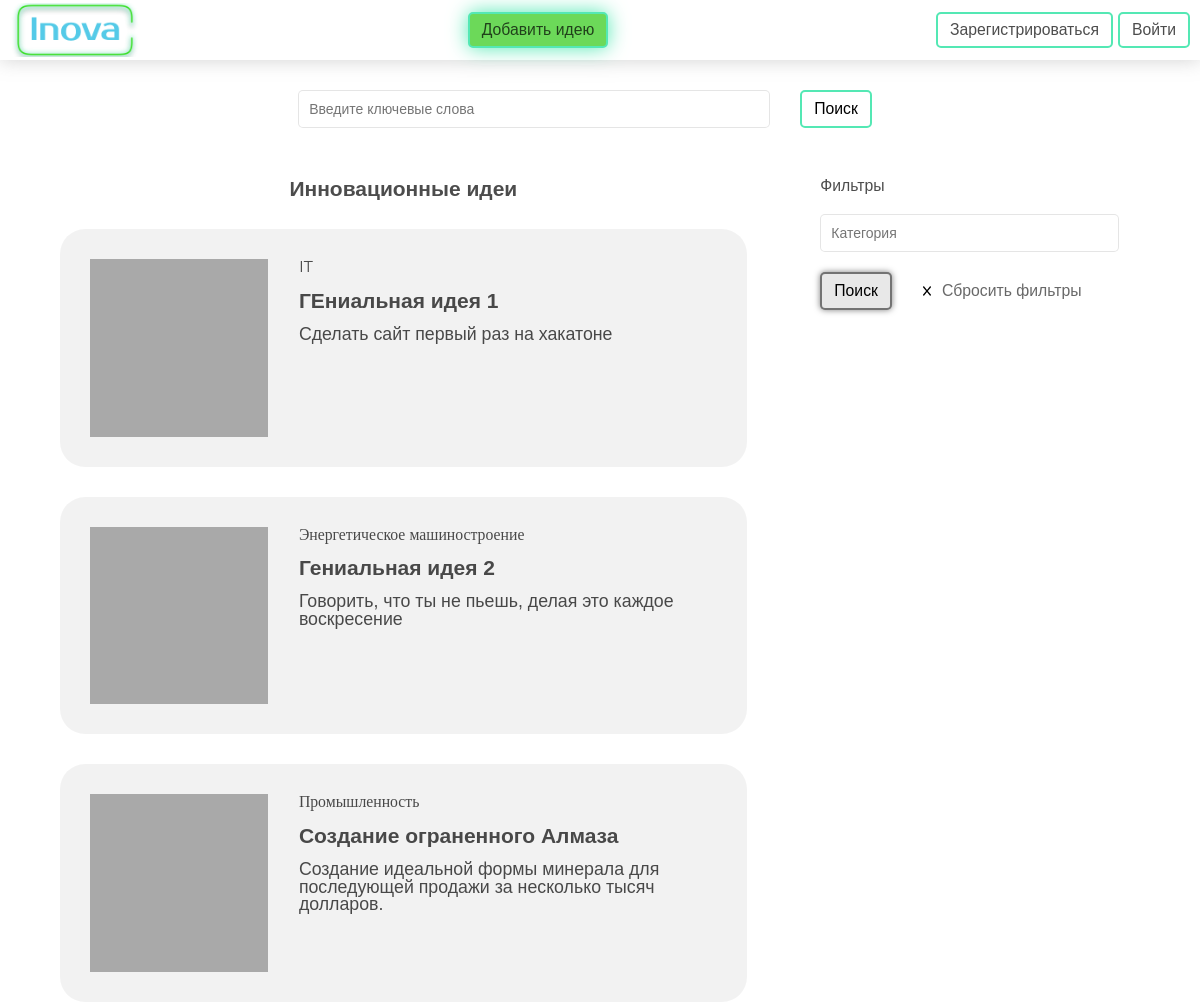
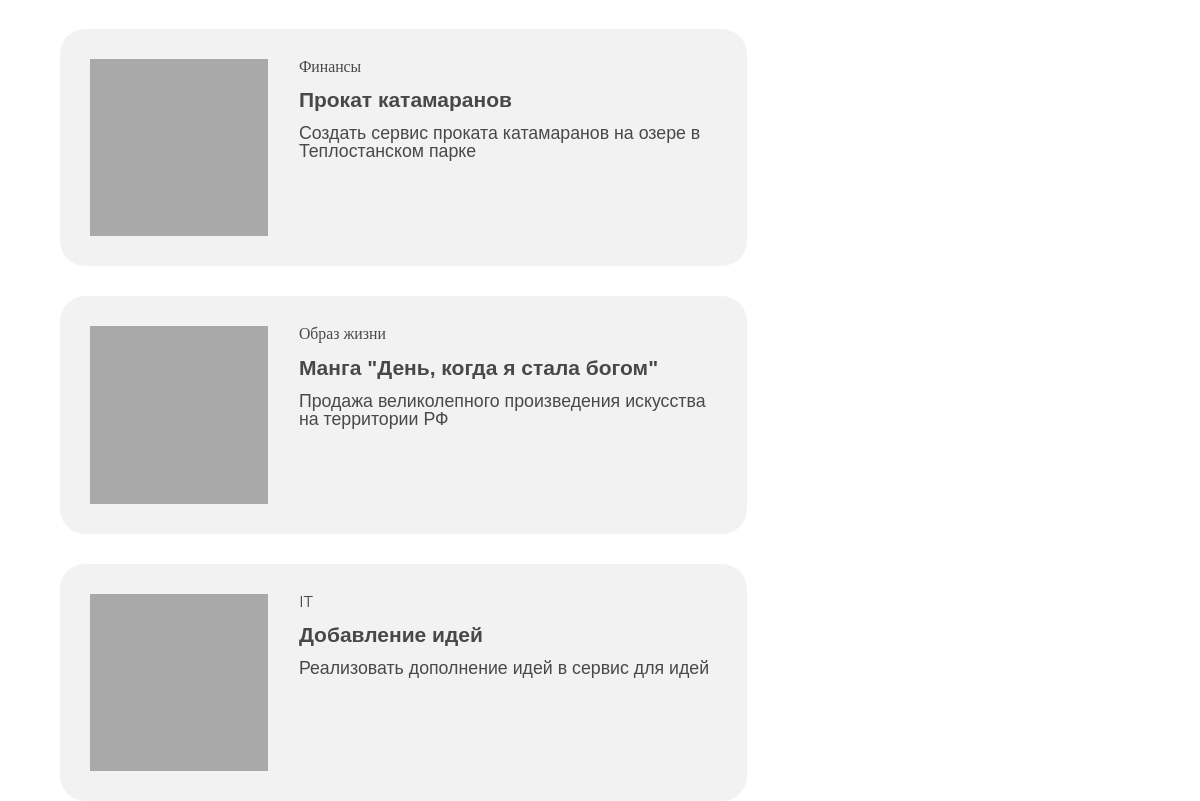
The page / on the database its author committed (2 pictures, top to bottom).
### main/models.py (models this page shows)
class Ideas(models.Model):
    author = models.ForeignKey(CustomUser, on_delete=models.CASCADE)
    category = models.ForeignKey(Categories, on_delete=models.CASCADE, default=1)
    name = models.CharField(max_length=255)
    description = models.CharField(max_length=1024)
    release_date = models.DateTimeField(auto_now_add=True)
    moderated = models.IntegerField(default=2)
    published = models.BooleanField(default=True)

class Categories(models.Model):
    name = models.CharField(max_length=255)

### main/views.py (the view)
# urls.py: path('', views.index, name='home'),
def index(request):
    if request.headers.get('x-requested-with') == 'XMLHttpRequest':
        return JsonResponse({'data': Categories.objects.all()})
    context = {'ideas': Ideas.objects.all(), 'cat': Categories.objects.all()}
    return render(request, 'main/index.html', context)

### main/templates/main/index.html (shortened to what this page needs)
{% extends 'main/base.html' %}
{% load static %}
{% block content %}
<div class="header">
  <div class="container">
    <a href="{% url 'home' %}"  class="header__logo"></a>
    <a href="{% url 'add_idea' %}" class="header__add-project-button button">
      Добавить идею
    </a>
    {% if user.is_authenticated %}
    <div class="header__profile">
      <button class="header__profile-link">Личный кабинет</button>
      <div class="profile-dropdown">
        <a href="{% url 'profile' user.id %}" class="profile-dropdown__enter">Войти в личный кобинет</a>
        <a href="{% url 'logout' %}" class="profile-dropdown__logout">Выйти</a>
      </div>
    </div>
    {% comment %} <div class="profile-dropdown">
      <div class="profile-dropdown__enter">Войти в личный кобинет</div>
      <div class="profile-dropdown__logout">Выйти</div>
    </div> {% endcomment %}
    {% else %}
    <div class="header__buttons">
      <a href="{% url 'reg' %}" class="header__register-button button">
        Зарегистрироваться
      </a>
      <a href="{% url 'login' %}" class="header__login-button button">Войти</a>
    </div>
    {% endif %}
  </div>
</div>
<div class="search-panel">
  <div class="container">
    <input
      placeholder="Введите ключевые слова"
      type="search"
      class="search-panel__search input"
    />
    <button class="search-panel__button button">Поиск</button>
  </div>
</div>
<div class="proj">
  <div class="container">
    <div class="proj__main">
      {% if ideas %}
        <div class="proj__title">Инновационные идеи</div>
      {% else %}
        <div class="proj__title">Инновационных идей нет</div>
      {% endif %}
      {% for item in ideas %}
      <div class="proj-item">
        <a href="{% url 'ideas' item.id %}" class="proj-item__img-place">
          <div class="proj-item__img"></div>
        </a>
        <div class="proj-item__info">
          <div class="proj-item__specialization">{{item.category.name}}</div>
          <a href="{% url 'ideas' item.id %}" class="proj-item__title">
            <h1>
              {{item.name}}
            </h1>
          </a>
          <div class="proj-item__description">
            {{item.description}}
          </div>
        </div>
      </div>
      {% endfor %}
    </div>
    <div class="proj__filters filter">
      <div class="filter__title">Фильтры</div>
      <input placeholder="Категория" class="filter__need input" />
      <div class="filter__buttons">
        <button class="filter__accept button2">Поиск</button>
        <button class="filter__reset">Сбросить фильтры</button>
      </div>
    </div>
  </div>
</div>
{% endblock %}

### main/static/css/style.css (style rules this page uses)
* { padding: 0; margin: 0; border: 0; }
*, *::after, *::before { box-sizing: border-box; }
html, body { height: 100%; width: 100%; font-size: 100%; line-height: 1; font-size: 14px; -ms-text-size-adjust: 100%; -moz-text-size-adjust: 100%; -webkit-text-size-adjust: 100%; }
input, button, textarea { font-family: inherit; }
button { cursor: pointer; }
a, a:visited { text-decoration: none; color: inherit; }
h1, h2, h3, h4, h5, h6 { font-size: inherit; font-weight: 400; }
:root { --text-color: rgba(0, 0, 0, 0.7); --main-color: #54cae8; --main-color-v2: #56d1c9; --sec-color: #54e8b4; --sec-color-v2: #50de84; --alt-color: rgba(0, 0, 0, 0.5); --color-accent-fg: #0969da; --alert-color: #E92731; --alert-color-v2: #F7555D; --font-size-normal: clamp(0.625rem, 0.268rem + 1.14vw, 1.125rem); --font-size-title: clamp(1rem, 0.643rem + 1.14vw, 1.5rem); }
body { color: var(--text-color); font-family: sans-serif; font-weight: 300px; font-size: var(--font-size-normal); }
.container { max-width: 1400px; margin: 0 auto; padding: 0 10px; }
.button { border: 2px solid var(--sec-color); padding: 8px 12px; border-radius: 5px; background-color: transparent; font-size: var(--font-size-normal); transition: background 0.2s; }
.button2 { border: 2px solid var(--alt-color); padding: 8px 12px; border-radius: 5px; background-color: rgb(232, 232, 232); filter: drop-shadow(0 0 3px var(--alt-color)); font-size: var(--font-size-normal); transition: all 0.2s; }
.input { border: 1.5px solid rgba(0, 0, 0, 0.1); border-radius: 5px; padding: 10px; width: 100%; font-family: sans-serif !important; font-size: 14px; }
.header { z-index: 10; position: fixed; background: #fff; filter: drop-shadow(0 0 10px rgba(104, 104, 104, 0.3)); height: 60px; width: 100%; top: 0; }
.header .container { display: flex; justify-content: space-between; align-items: center; height: 100%; }
.header__logo { background: url(../img/logo2.png) center/100% no-repeat; width: 130px; height: 90%; }
.header__add-project-button { background: #fff; filter: drop-shadow(0 0 10px var(--sec-color)); background-color: rgb(108, 217, 89); }
.header__buttons { display: flex; gap: 5px; }
.search-panel { padding-top: 90px; }
.search-panel .container { display: flex; justify-content: center; align-items: center; gap: 30px; }
.search-panel__search { width: 40%; }
.proj { padding-top: 50px; }
.proj .container { display: flex; justify-content: space-between; }
.proj__title { text-align: center; font-size: var(--font-size-title); font-weight: 700; }
.proj__main { display: flex; flex-direction: column; gap: 30px; padding-inline: 50px; width: 66.6666%; }
.proj__filters { width: 33.3333%; }
.proj-item { padding: 30px; background-color: rgba(0, 0, 0, 0.05); display: flex; flex-grow: 1; border-radius: 25px; }
.proj-item__img-place { width: 33.3333%; padding-right: 5%; display: flex; justify-content: center; align-items: center; }
.proj-item__img { background: rgba(0, 0, 0, 0.3); width: 100%; padding-top: 100%; }
.proj-item__info { display: flex; flex-direction: column; gap: 15px; flex-grow: 1; width: 66.6666%; }
.proj-item__specialization { font-family: "Montserrat"; }
.proj-item__title h1 { font-weight: 700; font-size: var(--font-size-title); }
.proj-item__description { font-size: calc(var(--font-size-normal) + 2px); }
.filter { display: flex; flex-direction: column; gap: 20px; padding-right: 6%; padding-left: 2%; }
.filter__need { display: block; }
.filter__buttons { display: flex; gap: 50px; }
.filter__reset { background: transparent; color: rgb(104, 104, 104); position: relative; font-size: var(--font-size-normal); }
.filter__reset::before { content: ""; width: 10px; height: 10px; background: url(../img/x-solid.svg) center/80% no-repeat; position: absolute; top: 50%; left: -20px; transform: translate(0, -50%); }

### rows shown on the page
Ideas: category.name "IT", name "ГЕниальная идея 1", description "Сделать сайт первый раз на хакатоне"
Ideas: category.name "Энергетическое машиностроение", name "Гениальная идея 2", description "Говорить, что ты не пьешь, делая это каждое воскресение"
Ideas: category.name "Промышленность", name "Создание ограненного Алмаза", description "Создание идеальной формы минерала для последующей продажи за несколько тысяч долларов."
Ideas: category.name "Финансы", name "Прокат катамаранов", description "Создать сервис проката катамаранов на озере в Теплостанском парке"
Ideas: category.name "Образ жизни", name "Манга \"День, когда я стала богом\"", description "Продажа великолепного произведения искусства на территории РФ"
Ideas: category.name "IT", name "Добавление идей", description "Реализовать дополнение идей в сервис для идей"
